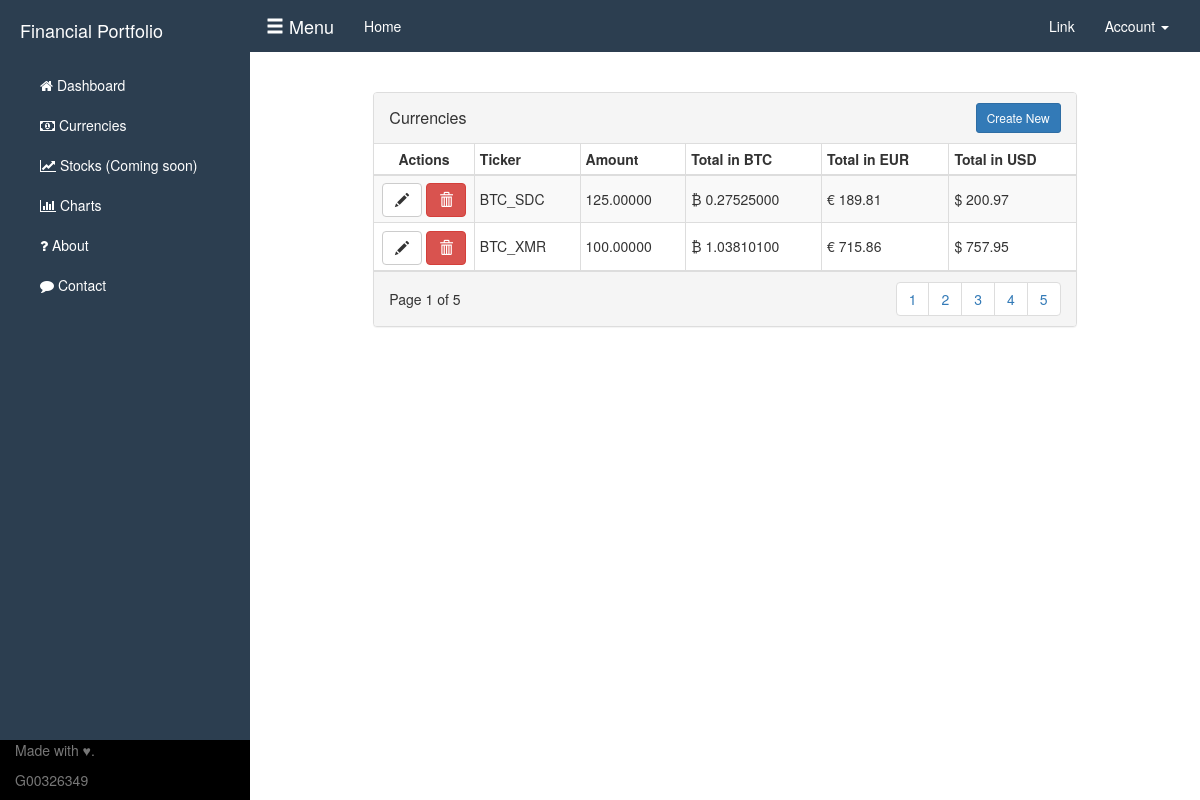
Before: /currencies (signed in) with the older database file.
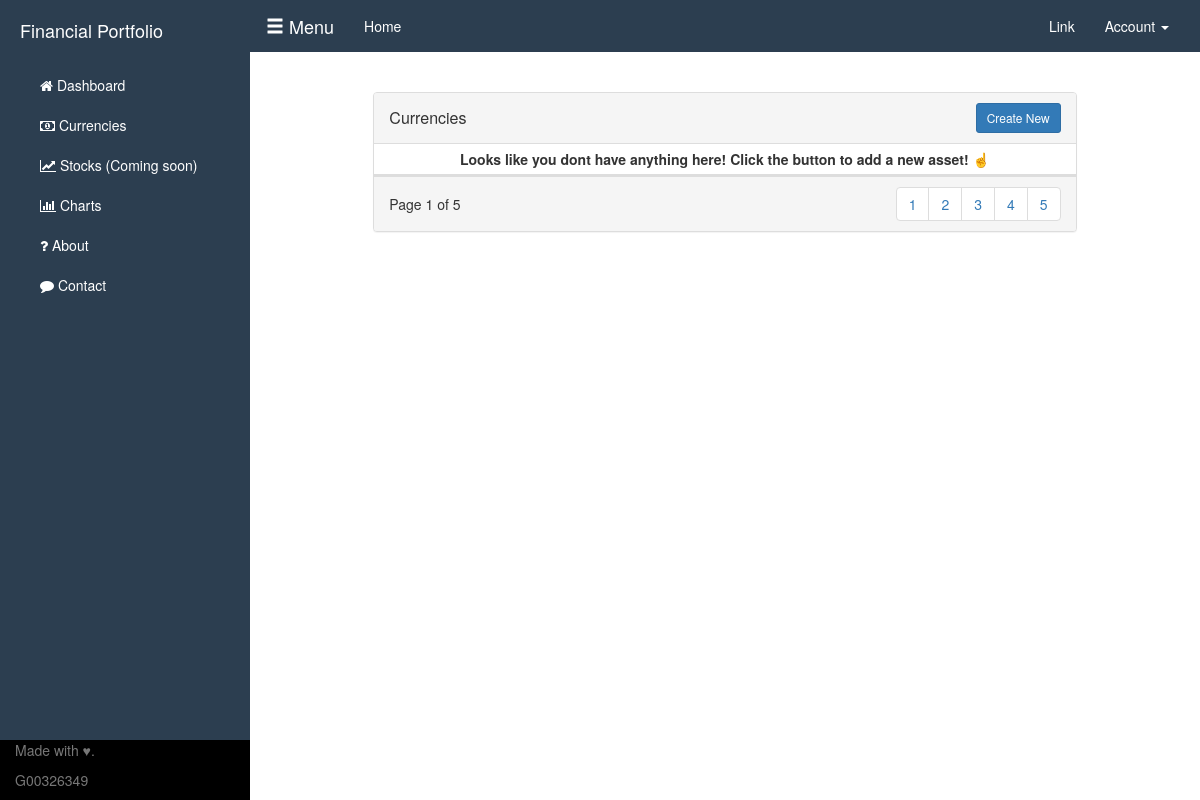
After: the same page with the newer database file.
### webapp.py (models this page shows)
class UserCurrency(db.Model, UserMixin):
    __tablename__ = "users_cur"
    trans_id = db.Column(db.Integer, primary_key=True, index=True)
    id = db.Column(db.Integer)
    amount = db.Column(db.Numeric())
    ticker = db.Column(db.String(255))
    priceInBTC = db.Column(db.Numeric())
    priceInUSD = db.Column(db.Numeric())
    priceInEUR = db.Column(db.Numeric())
    priceInCHY = db.Column(db.Numeric())
    last = db.Column(db.String(255))
    ask = db.Column(db.String(255))
    bid = db.Column(db.String(255))
    timestamp = db.Column(db.DateTime())
    index = index_property('id', 'index')

### webapp.py (the view)
@app.route('/currencies')
@login_required
def currencies():
    Currencies = UserCurrency.query.filter_by(id=current_user.id).all()
    print(Currencies)
    return render_template("currencies.html", Currencies=Currencies)

### templates/currencies.html (shortened to what this page needs)
{% extends "index.html" %} {% block title %}Currencies{% endblock %} {% block head %} {{ super() }}
<link rel="stylesheet" href="{{ url_for('static', filename='css/investment-tables.css') }}">
{% endblock %}
{% block content %}
<div class="col-md-10 col-md-offset-1">
    <div class="panel panel-default panel-table">
        <div class="panel-heading">
            <div class="row">
                <div class="col col-xs-6">
                    <h3 class="panel-title">Currencies</h3>
                </div>
                <div class="col col-xs-6 text-right">
                    <button type="button" class="btn btn-sm btn-primary btn-create" data-toggle="modal" data-target="#myModal">Create New</button>
                </div>
            </div>
        </div>
        <div class="panel-body">
            <div id="no-more-tables">
                <table class="col-md-12 table-bordered table-striped table-condensed cf">
                    {% if Currencies|length < 1 %} <thead>
                        <th>Looks like you dont have anything here! Click the button to add a new asset! &#9757;</th>
                        </thead>
                </table>
                {% else %}
                <thead class="cf">
                    <tr>
                        <th>Actions</th>
                        <th>Ticker</th>
                        <th class="numeric">Amount</th>
                        <th class="numeric">Total in BTC</th>
                        <th class="numeric">Total in EUR</th>
                        <th class="numeric">Total in USD</th>
                    </tr>
                </thead>
                <tbody>
                    {% for thing in Currencies %}
                    <tr>
                        <td align="center">
                            <a class="btn btn-default" ><span class="glyphicon glyphicon-pencil"> </span></a>
                            <a class="btn btn-danger" href=="{{url_for('deleteentry', ticker=thing.ticker)}}"><span class="glyphicon glyphicon-trash"></span></a>
                        </td>
                        <td data-title="Ticker">{{ thing.ticker }}</td>
                        <td data-title="Amount" class="numeric">{{'%0.5f'% thing.amount |float}}</td>
                        <td data-title="Total in BTC" class="numeric">&#8383; {{'%0.8f'% thing.priceInBTC }}</td>
                        <td data-title="Total in EUR" class="numeric">&#128; {{'%0.2f'% thing.priceInEUR| float }}</td>
                        <td data-title="Total in USD" class="numeric">&#36; {{'%0.2f'%thing.priceInUSD|float }}</td>
                    </tr>
                    {% endfor %}
                </tbody>
                {% endif %}
                </table>
            </div>
        </div>
        <div class="panel-footer">
            <div class="row">
                <div class="col col-xs-4">Page 1 of 5
                </div>
                <div class="col col-xs-8">
                    <ul class="pagination hidden-xs pull-right">
                        <li><a href="#">1</a></li>
                        <li><a href="#">2</a></li>
                        <li><a href="#">3</a></li>
                        <li><a href="#">4</a></li>
                        <li><a href="#">5</a></li>
                    </ul>
                </div>
            </div>
        </div>
    </div>
</div>
{% endblock %}

### templates/index.html (shortened to what this page needs)
<!DOCTYPE html>
<html lang="en">
<head>
    {% block head %}
    <link href="static/css/bootstrap/bootstrap.min.css" rel="stylesheet">
    <link href="https://maxcdn.bootstrapcdn.com/font-awesome/4.6.3/css/font-awesome.min.css" rel="stylesheet">
    <link href="static/css/simple-sidebar.css" rel="stylesheet">
    {% endblock %}
</head>
<body>
    <div id="wrapper">
        <div id="sidebar-wrapper">
            <ul class="sidebar-nav">
                <li class="sidebar-brand">
                    <a href="#">
                        Financial Portfolio
                    </a>
                </li>
                <li>
                    <a href="/dashboard"><i class="fa fa-home" aria-hidden="true"></i>  Dashboard</a>
                </li>
                <li>
                    <a href="/currencies"><i class="fa fa-money"></i>   Currencies</a>
                </li>
                <li>
                    <a href="#"><i class="fa fa-line-chart" aria-hidden="true"></i>  Stocks (Coming soon)</a>
                </li>
                <li>
                    <a href="/charts"><i class="fa fa-bar-chart" aria-hidden="true"></i>  Charts</a>
                </li>
                <li>
                    <a href="/about"><i class="fa fa-question" aria-hidden="true"></i>  About</a>
                </li>
                <li>
                    <a href="/contact"><i class="fa fa-comment" aria-hidden="true"></i>  Contact</a>
                </li>
            </ul>
            <footer class="footer">
                <div class="footer-container">
                    <p class="text-muted">Made with &#9829;.</p>
                    <p class="text-muted">G00326349</p>
                </div>
            </footer>
        </div>
        <nav class="navbar navbar-full">
            <div class="container-fluid">
                <div class="navbar-header">
                    <a class="navbar-brand" href="#menu-toggle" id="menu-toggle">
                        <span class="glyphicon glyphicon-menu-hamburger"></span> Menu
                    </a>
                </div>
                <div class="collapse navbar-collapse nav-text" id="bs-example-navbar-collapse-1">
                    <ul class="nav navbar-nav">
                        <li class=" text-secondary"><a href="/dashboard" id="demo">Home <span class="sr-only">(current)</span></a></li>
                    </ul>
                    <ul class="nav navbar-nav navbar-right">
                        <li><a href="#">Link</a></li>
                        <li class="dropdown">
                            <a href="#" class="dropdown-toggle" data-toggle="dropdown" role="button" aria-haspopup="true" aria-expanded="false">Account <span class="caret"></span></a>
                        </li>
                    </ul>
                </div>
            </div>
        </nav>
        <div id="page-content-wrapper">
            <div class="container-fluid">
                {% block content %}{% endblock %}
            </div>
        </div>
    </div>
</body>
</html>

### static/css/simple-sidebar.css (style rules this page uses)
body { overflow-x: hidden; }
#wrapper { padding-left: 0; -webkit-transition: all 0.5s ease; -moz-transition: all 0.5s ease; -o-transition: all 0.5s ease; transition: all 0.5s ease; }
#sidebar-wrapper { z-index: 1000; position: fixed; left: 250px; width: 0; height: 100%; margin-left: -250px; overflow-y: auto; background: #2c3e50; -webkit-transition: all 0.5s ease; -moz-transition: all 0.5s ease; -o-transition: all 0.5s ease; transition: all 0.5s ease; }
#page-content-wrapper { width: 100%; position: absolute; padding: 15px; }
#wrapper nav { border-radius: 0 !important; background-color: #2c3e50; }
#wrapper nav a { color: #ffffff; }
.sidebar-nav { position: absolute; top: 0; width: 250px; margin: 0; padding: 0; list-style: none; }
.sidebar-nav li { text-indent: 20px; line-height: 40px; }
.sidebar-nav li a { display: block; text-decoration: none; color: #ffffff; }
.sidebar-nav>.sidebar-brand { height: 65px; font-size: 18px; line-height: 60px; }
.sidebar-nav>.sidebar-brand a { color: #ffffff; }
.footer { position: absolute; bottom: 0; width: 100%; height: 60px; background: #000; }
.footer-container { width: auto; max-width: 680px; padding: 0 15px; }
@media (min-width:768px) { #wrapper { padding-left: 250px; } }
@media (min-width:768px) { #sidebar-wrapper { width: 250px; } }
@media (min-width:768px) { #page-content-wrapper { padding: 20px; position: relative; } }

### static/css/investment-tables.css (style rules this page uses)
.panel-table .panel-body { padding: 0; }
.panel-table .panel-body .table-bordered { border-style: none; margin: 0; }
.panel-table .panel-body .table-bordered>thead>tr>th:first-of-type { text-align: center; width: 100px; }
.panel-table .panel-body .table-bordered>thead>tr>th:last-of-type, .panel-table .panel-body .table-bordered>tbody>tr>td:last-of-type { border-right: 0px; }
.panel-table .panel-body .table-bordered>thead>tr>th:first-of-type, .panel-table .panel-body .table-bordered>tbody>tr>td:first-of-type { border-left: 0px; }
.panel-table .panel-body .table-bordered>thead>tr:first-of-type>th { border-top: 0px; }
.panel-table .panel-footer .pagination { margin: 0; }
.panel-table .panel-footer .col { line-height: 34px; height: 34px; }
.panel-table .panel-heading .col h3 { line-height: 30px; height: 30px; }

Changed rows visible on the page:
removed UserCurrency: ticker "BTC_SDC", amount "125.00000", priceInBTC "0.27525000", priceInEUR "189.81", priceInUSD "200.97"
removed UserCurrency: ticker "BTC_XMR", amount "100.00000", priceInBTC "1.03810100", priceInEUR "715.86", priceInUSD "757.95"
Other visible differences:
text no longer shown: "Actions Ticker Amount Total in BTC Total in EUR Total in USD"
text now shown: "Looks like you dont have anything here! Click the button to add a new asset! ☝"
